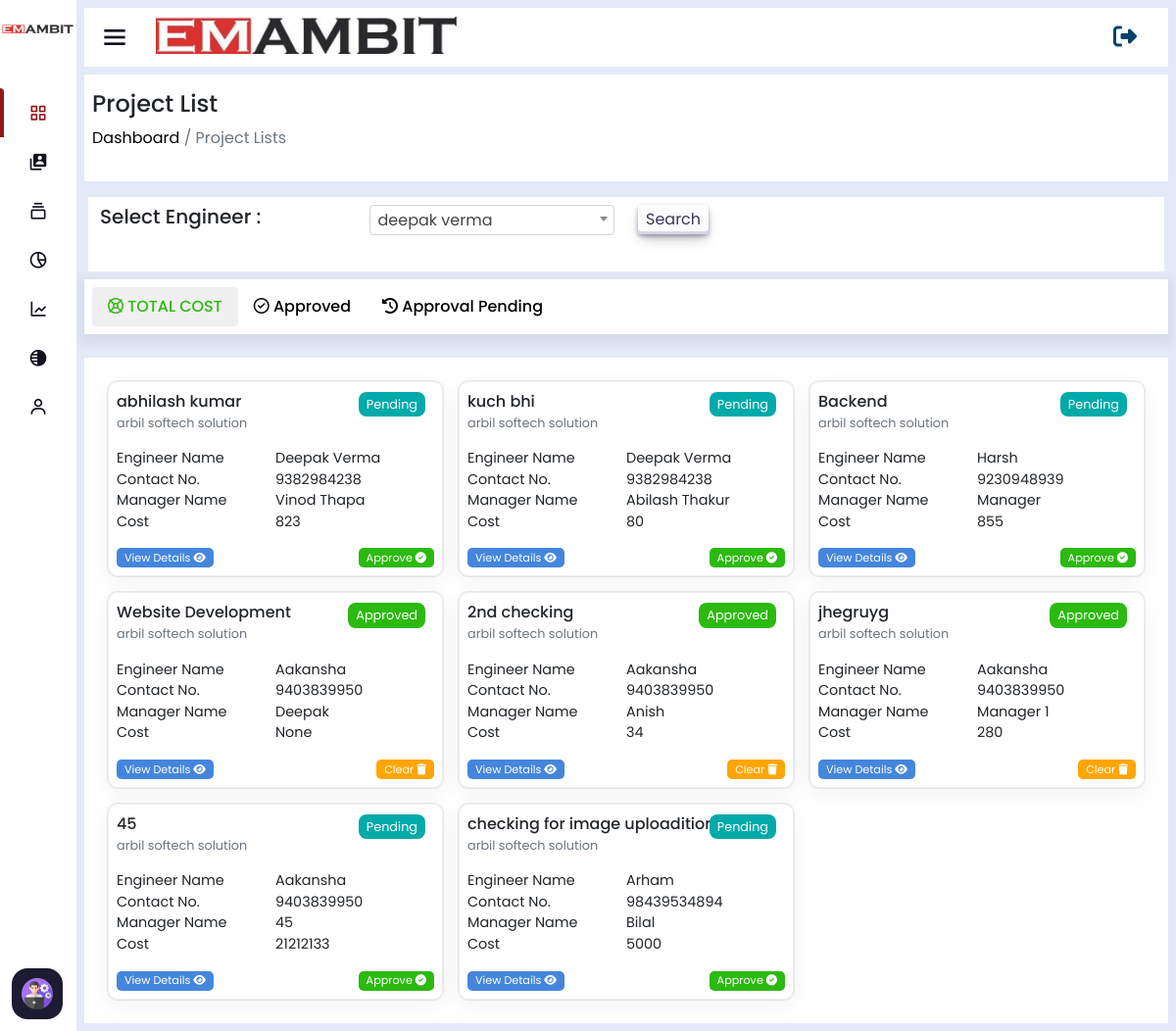
Page /reimbursement/ (signed in) on the earlier database version.
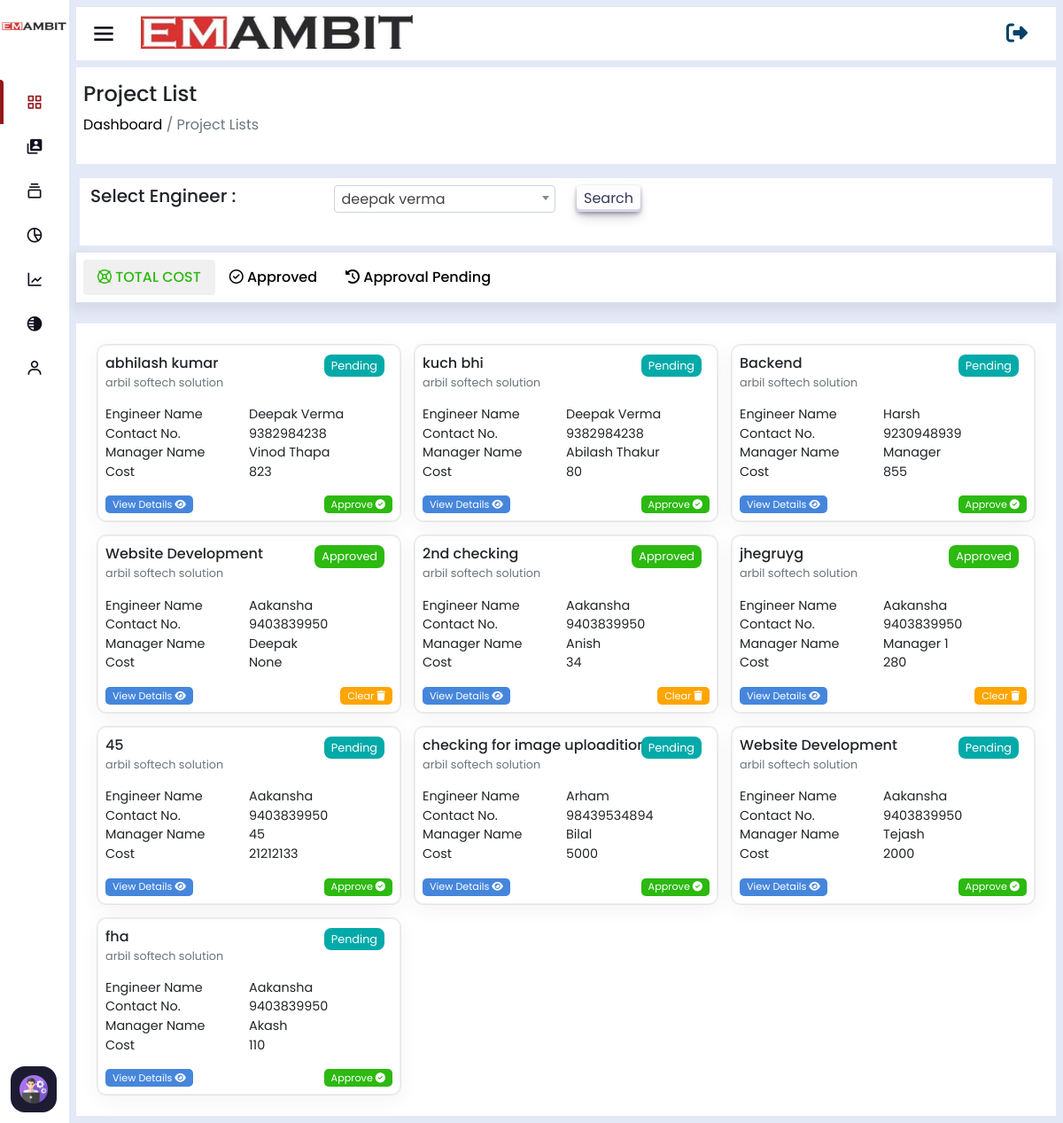
Same page on the later database version.
### home/models.py (models this page shows, shortened)
class Reimbursement(models.Model):
    engineer=models.ForeignKey(CustomUser,on_delete=models.CASCADE)
    company=models.ForeignKey(ClientCompanyInfo,on_delete=models.CASCADE)
    visit_purpose=models.CharField(max_length=250)
    manager_name=models.CharField(max_length=250)
    department=models.CharField(max_length=250)
    date=models.DateField()
    work_description=models.CharField(max_length=254)
    category=models.CharField(max_length=254)
    reimbursement_value=models.IntegerField(null=True,blank=True)
    advance=models.IntegerField(null=True,blank=True)
    cost=models.PositiveIntegerField(null=True,blank=True)
    attachment_images = models.ManyToManyField('AttachmentImages')
    reimbursement_status=models.CharField(max_length=254 ,null=True,blank=True,default='Pending')

class ClientCompanyInfo(models.Model):
    company_name=models.CharField(max_length=200)
    company_phone=models.CharField(max_length=20)
    contact_person=models.CharField(max_length=250)
    company_email=models.CharField(max_length=254)
    company_gst=models.CharField(max_length=50)
    company_address=models.CharField(max_length=254)
    timestampt=models.DateTimeField(auto_now_add=True,null=True,blank=True)

class CustomUser(AbstractUser):
    username = None
    email = models.EmailField(unique=True)
    user_phone = models.CharField(max_length=50,unique=True)
    user_address=models.CharField(max_length=50)
    user_gender=models.CharField(max_length=50)
    user_status=models.CharField(max_length=100,null=True,blank=True,default='Engineer')
    total_cost=models.IntegerField(default=0,null=True,blank=True)
    visible_password=models.CharField(max_length=254,null=True,blank=True)
    attendance_status=models.CharField(max_length=250,null=True,blank=True,default="A")
    USERNAME_FIELD = 'email'
    REQUIRED_FIELDS = []
    def __str__(self) -> str:
        return self.first_name + self.last_name
    objects = CustomUserManager()

### home/views.py (the view)
# urls.py: path('reimbursement/',reimbursement_view),
@login_required(login_url='/login')
def reimbursement_view(request):
    total_user=CustomUser.objects.all().exclude(is_staff=True)
    total_cost=Reimbursement.objects.all()
    pending_data=Reimbursement.objects.filter(reimbursement_status="Pending")
    approved_data=Reimbursement.objects.filter(reimbursement_status="Approved")
    if request.GET.get('get_engineer'):
        cur=CustomUser.objects.get(first_name=request.GET.get('get_engineer'))
        total_cost=Reimbursement.objects.filter(engineer=cur)
    return render(request,'user-reimbursement.html',{"total_cost":total_cost,'pending_data':pending_data,"approved_data":approved_data,'total_user':total_user})

### home/templates/user-reimbursement.html (shortened to what the changed rows need)
<!DOCTYPE html>
<html lang="en" dir="ltr">
<head>
    {% include 'header-links.html' %}
<body>
    {% if user.is_authenticated and user.is_superuser %}
    <section class="nav-section">
        {% include 'subtitle.html' %}
    <div class="breadcum">
        <h2>Project List</h2>
    </div>
    <div class="project-list-links">
        <div class="tab-content project-cards-main mt-4 p-2" id="pills-tabContent">
            <div class="tab-pane fade show active" id="pills-home" role="tabpanel" aria-labelledby="pills-home-tab">
                <div class="project-cards-grid p-3">
                    {% for i in total_cost %}
                    <div class="single-project">
                        <div class="details">
                            <strong>{{i.visit_purpose}}</strong>
                            <p>{{i.company.company_name}}</p>
                        </div>
                        <table>
                            <tr>
                        <td>Engineer Name</td>
                        <td class="work-description" style="text-transform: capitalize;" >{{i.engineer.first_name}}</td>
                         </tr>
                            <tr>
                        <td>Contact No.</td>
                        <td class="work-description">{{i.engineer.user_phone}}</td>
                         </tr>
                            <tr>
                        <td>Manager Name</td>
                        <td class="work-description" style="text-transform: capitalize;">{{i.manager_name}}</td>
                        </tr>
                            <tr>
                                <td>Cost</td>
                                <td>{{i.cost}}</td>
                            </tr>
                        </table>
                        <div class="box-btns" style="justify-content: space-between;">
                            <a href="/reimbursement-details/{{i.id}}" class="down" style="background-color: #4586DC;">View Details <i class="fa-solid fa-eye"></i> </a>
                            {% if  i.reimbursement_status == "Pending" %}
                            <a href="/approve-reimbursement/{{i.id}}" class="down">Approve <i class="fa-solid fa-circle-check"></i> </a>
                            {% elif  i.reimbursement_status == "Approved" %}
                            <a href="/clear-reimbursement/{{i.id}}" style="background: orange;" class="down">Clear <i class="fa-solid fa-trash"></i> </a>
                            {% endif %}
                        </div>
                        <div class="
                        {% if i.reimbursement_status == 'Pending' %}
                        status-pending
                        {% elif  i.reimbursement_status == 'Approved' %}
                        status-done
                         {% endif %}
                        ">{{i.reimbursement_status}}</div>
                    </div>
                    {% endfor %}
                </div>
            </div>
        </div>
    </div>
    </section>
    {% else %}
    <script>
        window.location.href='/page-note-found'
    </script>
    {% endif %}
</body>
</html>

Differences in the rows shown:
added Reimbursement: visit_purpose "Website Development", company.company_name "arbil softech solution", engineer.first_name "Aakansha", engineer.user_phone "9403839950", manager_name "Tejash", cost "2000", reimbursement_status "Pending"
added Reimbursement: visit_purpose "fha", company.company_name "arbil softech solution", engineer.first_name "Aakansha", engineer.user_phone "9403839950", manager_name "Akash", cost "110", reimbursement_status "Pending"
